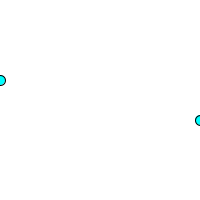
Frame 1 (no input)
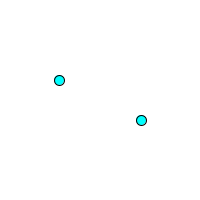
Frame 60 (the mouse pressed at the canvas centre just before this capture)
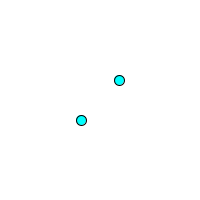
Frame 120 (the mouse held since frame 60 and released just before this capture)

The Processing sketch that drew these frames (run headless with seeded random() and noise(); from frame 60 on, the mouse is pressed at the canvas centre):

// Processing sketch: processing_88975
// ── processing_88975.pde

int x = 0, speedX = 1;

void setup()
{
  size(200, 200);
}

void drawEllipse(int posY)
{
  ellipse (x, height/2 - 20, 10, 10);
  ellipse((width - x), height/2 + 20, 10, 10);
  x = x + speedX;
  if (x > width || x < 0)
    speedX = speedX * -1;
}

void fillshape()
{
  fill(0, 255, 255);
}

void draw()
{
  background(255); 
  
  // I could not remember how to call previously declared funtions.

  fill(0, 255, 255);
  ellipse (x, height/2 - 20, 10, 10);
  ellipse((width - x), height/2 + 20, 10, 10);
  x = x + speedX;
  if (x > width || x < 0)
    speedX = speedX * -1;
}
